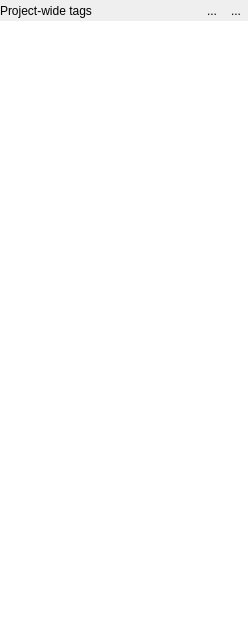
<?xml version="1.0" encoding="UTF-8"?>
<ui version="4.0">
 <class>TagManagerToolbox</class>
 <widget class="QWidget" name="TagManagerToolbox">
  <property name="geometry">
   <rect>
    <x>0</x>
    <y>0</y>
    <width>248</width>
    <height>628</height>
   </rect>
  </property>
  <property name="windowTitle">
   <string>Form</string>
  </property>
  <layout class="QVBoxLayout" name="verticalLayout">
   <property name="spacing">
    <number>0</number>
   </property>
   <property name="leftMargin">
    <number>0</number>
   </property>
   <property name="topMargin">
    <number>0</number>
   </property>
   <property name="rightMargin">
    <number>0</number>
   </property>
   <property name="bottomMargin">
    <number>0</number>
   </property>
   <item>
    <widget class="QWidget" name="widget" native="true">
     <layout class="QHBoxLayout" name="horizontalLayout">
      <property name="spacing">
       <number>0</number>
      </property>
      <property name="leftMargin">
       <number>0</number>
      </property>
      <property name="topMargin">
       <number>0</number>
      </property>
      <property name="rightMargin">
       <number>0</number>
      </property>
      <property name="bottomMargin">
       <number>0</number>
      </property>
      <item>
       <widget class="QLabel" name="label">
        <property name="text">
         <string>Project-wide tags</string>
        </property>
       </widget>
      </item>
      <item>
       <spacer name="horizontalSpacer">
        <property name="orientation">
         <enum>Qt::Horizontal</enum>
        </property>
        <property name="sizeHint" stdset="0">
         <size>
          <width>40</width>
          <height>20</height>
         </size>
        </property>
       </spacer>
      </item>
      <item>
       <widget class="QToolButton" name="removeTagButton">
        <property name="text">
         <string>...</string>
        </property>
        <property name="icon">
         <iconset resource="../../../../3rdparty/icons.qrc">
          <normaloff>:/icons/backup/list-remove.svg</normaloff>:/icons/backup/list-remove.svg</iconset>
        </property>
        <property name="autoRaise">
         <bool>true</bool>
        </property>
       </widget>
      </item>
      <item>
       <widget class="QToolButton" name="addTagButton">
        <property name="text">
         <string>...</string>
        </property>
        <property name="icon">
         <iconset resource="../../../../3rdparty/icons.qrc">
          <normaloff>:/icons/backup/list-add.svg</normaloff>:/icons/backup/list-add.svg</iconset>
        </property>
        <property name="autoRaise">
         <bool>true</bool>
        </property>
       </widget>
      </item>
     </layout>
    </widget>
   </item>
   <item>
    <widget class="QListWidget" name="listWidget">
     <property name="frameShape">
      <enum>QFrame::NoFrame</enum>
     </property>
     <property name="frameShadow">
      <enum>QFrame::Plain</enum>
     </property>
     <property name="horizontalScrollBarPolicy">
      <enum>Qt::ScrollBarAlwaysOff</enum>
     </property>
     <property name="selectionMode">
      <enum>QAbstractItemView::ExtendedSelection</enum>
     </property>
     <property name="resizeMode">
      <enum>QListView::Adjust</enum>
     </property>
     <property name="wordWrap">
      <bool>true</bool>
     </property>
     <property name="selectionRectVisible">
      <bool>true</bool>
     </property>
     <property name="sortingEnabled">
      <bool>true</bool>
     </property>
    </widget>
   </item>
  </layout>
 </widget>
 <tabstops>
  <tabstop>removeTagButton</tabstop>
  <tabstop>addTagButton</tabstop>
  <tabstop>listWidget</tabstop>
 </tabstops>
 <resources>
  <include location="../../../../3rdparty/icons.qrc"/>
 </resources>
 <connections/>
</ui>
